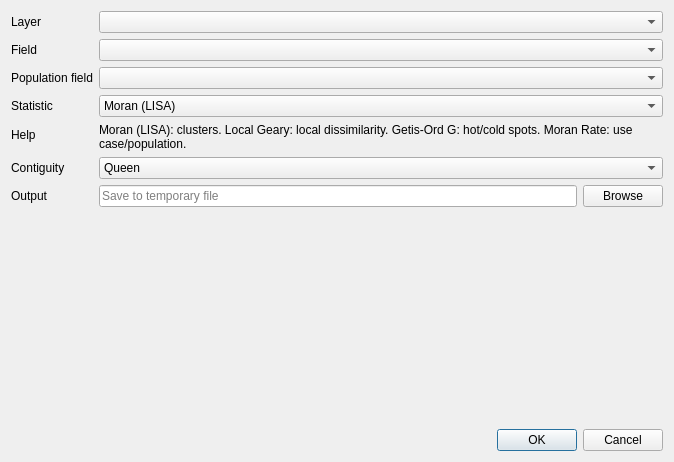
<?xml version="1.0" encoding="UTF-8"?>
<ui version="4.0">
 <class>Autocorrelation</class>
 <widget class="QWidget" name="Autocorrelation">
  <property name="windowModality">
   <enum>Qt::NonModal</enum>
  </property>
  <property name="geometry">
   <rect>
    <x>0</x>
    <y>0</y>
    <width>674</width>
    <height>462</height>
   </rect>
  </property>
  <property name="sizePolicy">
   <sizepolicy hsizetype="Expanding" vsizetype="Preferred">
    <horstretch>0</horstretch>
    <verstretch>0</verstretch>
   </sizepolicy>
  </property>
  <property name="contextMenuPolicy">
   <enum>Qt::DefaultContextMenu</enum>
  </property>
  <property name="windowTitle">
   <string>Autocorrelation</string>
  </property>
  <layout class="QVBoxLayout" name="verticalLayout">
   <property name="sizeConstraint">
    <enum>QLayout::SetDefaultConstraint</enum>
   </property>
   <item>
    <layout class="QFormLayout" name="formLayout">
     <property name="fieldGrowthPolicy">
      <enum>QFormLayout::AllNonFixedFieldsGrow</enum>
     </property>
     <item row="2" column="0">
      <widget class="QLabel" name="label">
       <property name="text">
        <string>Layer</string>
       </property>
      </widget>
     </item>
     <item row="2" column="1">
      <widget class="QgsMapLayerComboBox" name="cbx_aggregation_layer">
       <property name="sizePolicy">
        <sizepolicy hsizetype="Expanding" vsizetype="Fixed">
         <horstretch>0</horstretch>
         <verstretch>0</verstretch>
        </sizepolicy>
       </property>
      </widget>
     </item>
     <item row="3" column="0">
      <widget class="QLabel" name="label_4">
       <property name="text">
        <string>Field</string>
       </property>
      </widget>
     </item>
     <item row="3" column="1">
      <widget class="QgsFieldComboBox" name="cbx_indicator_field">
       <property name="sizePolicy">
        <sizepolicy hsizetype="Expanding" vsizetype="Fixed">
         <horstretch>0</horstretch>
         <verstretch>0</verstretch>
        </sizepolicy>
       </property>
      </widget>
     </item>
     <item row="4" column="0">
      <widget class="QLabel" name="label_population">
       <property name="text">
        <string>Population field</string>
       </property>
      </widget>
     </item>
     <item row="4" column="1">
      <widget class="QgsFieldComboBox" name="cbx_population_field">
       <property name="sizePolicy">
        <sizepolicy hsizetype="Expanding" vsizetype="Fixed">
         <horstretch>0</horstretch>
         <verstretch>0</verstretch>
        </sizepolicy>
       </property>
      </widget>
     </item>
     <item row="5" column="0">
      <widget class="QLabel" name="label_statistic">
       <property name="text">
        <string>Statistic</string>
       </property>
      </widget>
     </item>
     <item row="5" column="1">
      <widget class="QComboBox" name="cbx_statistic">
       <property name="sizePolicy">
        <sizepolicy hsizetype="Expanding" vsizetype="Fixed">
         <horstretch>0</horstretch>
         <verstretch>0</verstretch>
        </sizepolicy>
       </property>
       <item>
        <property name="text">
         <string>Moran (LISA)</string>
        </property>
       </item>
       <item>
        <property name="text">
         <string>Local Geary</string>
        </property>
       </item>
       <item>
        <property name="text">
         <string>Getis-Ord G (Local)</string>
        </property>
       </item>
       <item>
        <property name="text">
         <string>Moran Rate</string>
        </property>
       </item>
      </widget>
     </item>
     <item row="6" column="0">
      <widget class="QLabel" name="label_stat_help_title">
       <property name="text">
        <string>Help</string>
       </property>
      </widget>
     </item>
     <item row="6" column="1">
      <widget class="QLabel" name="label_stat_help">
       <property name="text">
        <string>Moran (LISA): clusters. Local Geary: local dissimilarity. Getis-Ord G: hot/cold spots. Moran Rate: use case/population.</string>
       </property>
       <property name="wordWrap">
        <bool>true</bool>
       </property>
      </widget>
     </item>
     <item row="12" column="1">
      <layout class="QHBoxLayout" name="horizontalLayout_6">
       <item>
        <widget class="QLineEdit" name="le_output_filepath">
         <property name="placeholderText">
          <string>Save to temporary file</string>
         </property>
        </widget>
       </item>
       <item>
        <widget class="QPushButton" name="button_browse">
         <property name="text">
          <string>Browse</string>
         </property>
        </widget>
       </item>
      </layout>
     </item>
     <item row="8" column="0">
      <widget class="QLabel" name="label_3">
       <property name="text">
        <string>Contiguity</string>
       </property>
      </widget>
     </item>
     <item row="8" column="1">
      <widget class="QComboBox" name="cbx_contiguity">
       <property name="enabled">
        <bool>true</bool>
       </property>
       <property name="sizePolicy">
        <sizepolicy hsizetype="Expanding" vsizetype="Fixed">
         <horstretch>0</horstretch>
         <verstretch>0</verstretch>
        </sizepolicy>
       </property>
       <property name="minimumSize">
        <size>
         <width>104</width>
         <height>0</height>
        </size>
       </property>
       <item>
        <property name="text">
         <string>Queen</string>
        </property>
       </item>
       <item>
        <property name="text">
         <string>Rook</string>
        </property>
       </item>
      </widget>
     </item>
     <item row="12" column="0">
      <widget class="QLabel" name="label_8">
       <property name="text">
        <string>Output</string>
       </property>
      </widget>
     </item>
    </layout>
   </item>
   <item>
    <widget class="QDialogButtonBox" name="button_box_ok">
     <property name="orientation">
      <enum>Qt::Horizontal</enum>
     </property>
     <property name="standardButtons">
      <set>QDialogButtonBox::Cancel|QDialogButtonBox::Ok</set>
     </property>
    </widget>
   </item>
  </layout>
 </widget>
 <customwidgets>
  <customwidget>
   <class>QgsFieldComboBox</class>
   <extends>QComboBox</extends>
   <header>qgis.gui</header>
  </customwidget>
  <customwidget>
   <class>QgsMapLayerComboBox</class>
   <extends>QComboBox</extends>
   <header>qgis.gui</header>
  </customwidget>
 </customwidgets>
 <resources/>
 <connections>
  <connection>
   <sender>cbx_aggregation_layer</sender>
   <signal>layerChanged(QgsMapLayer*)</signal>
   <receiver>cbx_indicator_field</receiver>
   <slot>setLayer(QgsMapLayer*)</slot>
   <hints>
    <hint type="sourcelabel">
     <x>390</x>
     <y>27</y>
    </hint>
    <hint type="destinationlabel">
     <x>390</x>
     <y>61</y>
    </hint>
   </hints>
  </connection>
 </connections>
</ui>
